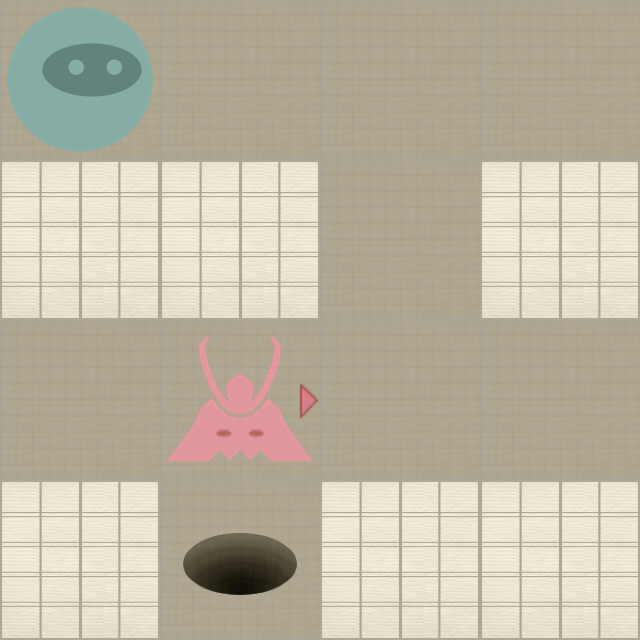

A 2D game scene composited from a Tiled map and its tileset images. What follows is a short description and the map's XML, with each tile layer's data collapsed to a summary:
An orthogonal 4x4 tile map with 160x160 px tiles, 2 tile layers (Level, Actors).

<map version="1.0" orientation="orthogonal" width="4" height="4" tilewidth="160" tileheight="160">
 <properties>
  <property name="moves" value="6" />
 </properties>
 <tileset firstgid="1" name="tiles" tilewidth="160" tileheight="160" spacing="2" margin="2">
  <image source="tiles-ipadhd.png" width="1024" height="1024" />
  <tile id="0">
   <properties>
    <property name="actor" value="exit" />
   </properties>
  </tile>
  <tile id="2">
   <properties>
    <property name="actor" value="guard" />
    <property name="direction" value="down" />
   </properties>
  </tile>
  <tile id="3">
   <properties>
    <property name="actor" value="guard" />
    <property name="direction" value="left" />
   </properties>
  </tile>
  <tile id="4">
   <properties>
    <property name="actor" value="guard" />
    <property name="direction" value="right" />
   </properties>
  </tile>
  <tile id="5">
   <properties>
    <property name="actor" value="guard" />
    <property name="direction" value="up" />
   </properties>
  </tile>
  <tile id="7">
   <properties>
    <property name="actor" value="player" />
   </properties>
  </tile>
  <tile id="8">
   <properties>
    <property name="actor" value="scroll" />
   </properties>
  </tile>
  <tile id="9">
   <properties>
    <property name="wall" value="1" />
   </properties>
  </tile>
 </tileset>
 <layer name="Level" width="4" height="4">
  <data>[16 cells, 16 non-empty, 2 distinct tile ids]</data>
 </layer>
 <layer name="Actors" width="4" height="4">
  <data>[16 cells, 3 non-empty, 3 distinct tile ids]</data>
 </layer>
</map>
